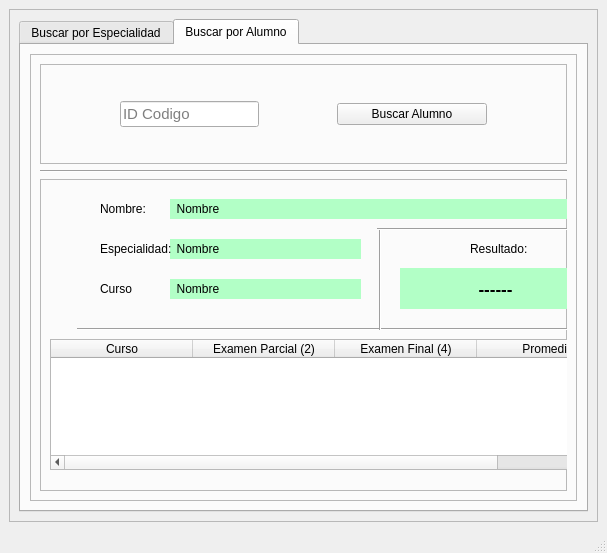
<?xml version="1.0" encoding="UTF-8"?>
<ui version="4.0">
 <class>MainWindow</class>
 <widget class="QMainWindow" name="MainWindow">
  <property name="geometry">
   <rect>
    <x>0</x>
    <y>0</y>
    <width>607</width>
    <height>553</height>
   </rect>
  </property>
  <property name="windowTitle">
   <string>MainWindow</string>
  </property>
  <widget class="QWidget" name="centralwidget">
   <layout class="QHBoxLayout" name="horizontalLayout">
    <item>
     <widget class="QFrame" name="frame">
      <property name="maximumSize">
       <size>
        <width>1000</width>
        <height>16777215</height>
       </size>
      </property>
      <property name="frameShape">
       <enum>QFrame::StyledPanel</enum>
      </property>
      <property name="frameShadow">
       <enum>QFrame::Raised</enum>
      </property>
      <layout class="QHBoxLayout" name="horizontalLayout_2">
       <item>
        <widget class="QTabWidget" name="tabWidget">
         <property name="currentIndex">
          <number>1</number>
         </property>
         <widget class="QWidget" name="tab">
          <attribute name="title">
           <string>Buscar por Especialidad</string>
          </attribute>
          <layout class="QHBoxLayout" name="horizontalLayout_3">
           <item>
            <widget class="QFrame" name="frame_2">
             <property name="frameShape">
              <enum>QFrame::StyledPanel</enum>
             </property>
             <property name="frameShadow">
              <enum>QFrame::Raised</enum>
             </property>
             <layout class="QVBoxLayout" name="verticalLayout">
              <item>
               <widget class="QFrame" name="frame_3">
                <property name="maximumSize">
                 <size>
                  <width>16777215</width>
                  <height>60</height>
                 </size>
                </property>
                <property name="frameShape">
                 <enum>QFrame::StyledPanel</enum>
                </property>
                <property name="frameShadow">
                 <enum>QFrame::Raised</enum>
                </property>
                <layout class="QHBoxLayout" name="horizontalLayout_4">
                 <item>
                  <spacer name="horizontalSpacer">
                   <property name="orientation">
                    <enum>Qt::Horizontal</enum>
                   </property>
                   <property name="sizeHint" stdset="0">
                    <size>
                     <width>69</width>
                     <height>20</height>
                    </size>
                   </property>
                  </spacer>
                 </item>
                 <item>
                  <widget class="QComboBox" name="comboEspecialidad">
                   <property name="minimumSize">
                    <size>
                     <width>180</width>
                     <height>0</height>
                    </size>
                   </property>
                   <item>
                    <property name="text">
                     <string>-- Seleccione una especialidad --</string>
                    </property>
                   </item>
                   <item>
                    <property name="text">
                     <string>Sistemas</string>
                    </property>
                   </item>
                   <item>
                    <property name="text">
                     <string>Redes</string>
                    </property>
                   </item>
                  </widget>
                 </item>
                 <item>
                  <spacer name="horizontalSpacer_2">
                   <property name="orientation">
                    <enum>Qt::Horizontal</enum>
                   </property>
                   <property name="sizeHint" stdset="0">
                    <size>
                     <width>69</width>
                     <height>20</height>
                    </size>
                   </property>
                  </spacer>
                 </item>
                 <item>
                  <widget class="QPushButton" name="btnBuscarEspecialidad">
                   <property name="minimumSize">
                    <size>
                     <width>150</width>
                     <height>0</height>
                    </size>
                   </property>
                   <property name="text">
                    <string>Buscar</string>
                   </property>
                  </widget>
                 </item>
                 <item>
                  <spacer name="horizontalSpacer_3">
                   <property name="orientation">
                    <enum>Qt::Horizontal</enum>
                   </property>
                   <property name="sizeHint" stdset="0">
                    <size>
                     <width>69</width>
                     <height>20</height>
                    </size>
                   </property>
                  </spacer>
                 </item>
                </layout>
               </widget>
              </item>
              <item>
               <widget class="QFrame" name="frame_4">
                <property name="frameShape">
                 <enum>QFrame::StyledPanel</enum>
                </property>
                <property name="frameShadow">
                 <enum>QFrame::Raised</enum>
                </property>
                <layout class="QHBoxLayout" name="horizontalLayout_5">
                 <item>
                  <widget class="QTableWidget" name="tbl_alumno">
                   <attribute name="horizontalHeaderDefaultSectionSize">
                    <number>142</number>
                   </attribute>
                   <column>
                    <property name="text">
                     <string>Nombre</string>
                    </property>
                   </column>
                   <column>
                    <property name="text">
                     <string>Apellido</string>
                    </property>
                   </column>
                   <column>
                    <property name="text">
                     <string>Genero</string>
                    </property>
                   </column>
                   <column>
                    <property name="text">
                     <string>Especialidad</string>
                    </property>
                   </column>
                  </widget>
                 </item>
                </layout>
               </widget>
              </item>
             </layout>
            </widget>
           </item>
          </layout>
         </widget>
         <widget class="QWidget" name="tab_2">
          <attribute name="title">
           <string>Buscar por Alumno</string>
          </attribute>
          <layout class="QHBoxLayout" name="horizontalLayout_6">
           <item>
            <widget class="QFrame" name="frame_5">
             <property name="frameShape">
              <enum>QFrame::StyledPanel</enum>
             </property>
             <property name="frameShadow">
              <enum>QFrame::Raised</enum>
             </property>
             <layout class="QVBoxLayout" name="verticalLayout_2">
              <item>
               <widget class="QFrame" name="frame_6">
                <property name="maximumSize">
                 <size>
                  <width>16777215</width>
                  <height>100</height>
                 </size>
                </property>
                <property name="frameShape">
                 <enum>QFrame::StyledPanel</enum>
                </property>
                <property name="frameShadow">
                 <enum>QFrame::Raised</enum>
                </property>
                <layout class="QHBoxLayout" name="horizontalLayout_7">
                 <item>
                  <spacer name="horizontalSpacer_4">
                   <property name="orientation">
                    <enum>Qt::Horizontal</enum>
                   </property>
                   <property name="sizeHint" stdset="0">
                    <size>
                     <width>73</width>
                     <height>20</height>
                    </size>
                   </property>
                  </spacer>
                 </item>
                 <item>
                  <widget class="QLineEdit" name="lineEdit">
                   <property name="font">
                    <font>
                     <pointsize>11</pointsize>
                    </font>
                   </property>
                   <property name="placeholderText">
                    <string>ID Codigo</string>
                   </property>
                  </widget>
                 </item>
                 <item>
                  <spacer name="horizontalSpacer_5">
                   <property name="orientation">
                    <enum>Qt::Horizontal</enum>
                   </property>
                   <property name="sizeHint" stdset="0">
                    <size>
                     <width>74</width>
                     <height>20</height>
                    </size>
                   </property>
                  </spacer>
                 </item>
                 <item>
                  <widget class="QPushButton" name="pushButton">
                   <property name="minimumSize">
                    <size>
                     <width>150</width>
                     <height>0</height>
                    </size>
                   </property>
                   <property name="text">
                    <string>Buscar Alumno</string>
                   </property>
                  </widget>
                 </item>
                 <item>
                  <spacer name="horizontalSpacer_6">
                   <property name="orientation">
                    <enum>Qt::Horizontal</enum>
                   </property>
                   <property name="sizeHint" stdset="0">
                    <size>
                     <width>73</width>
                     <height>20</height>
                    </size>
                   </property>
                  </spacer>
                 </item>
                </layout>
               </widget>
              </item>
              <item>
               <widget class="Line" name="line_4">
                <property name="orientation">
                 <enum>Qt::Horizontal</enum>
                </property>
               </widget>
              </item>
              <item>
               <widget class="QFrame" name="frame_7">
                <property name="frameShape">
                 <enum>QFrame::StyledPanel</enum>
                </property>
                <property name="frameShadow">
                 <enum>QFrame::Raised</enum>
                </property>
                <widget class="Line" name="line">
                 <property name="geometry">
                  <rect>
                   <x>37</x>
                   <y>140</y>
                   <width>521</width>
                   <height>20</height>
                  </rect>
                 </property>
                 <property name="orientation">
                  <enum>Qt::Horizontal</enum>
                 </property>
                </widget>
                <widget class="QLabel" name="txtNombre">
                 <property name="geometry">
                  <rect>
                   <x>130</x>
                   <y>20</y>
                   <width>431</width>
                   <height>20</height>
                  </rect>
                 </property>
                 <property name="styleSheet">
                  <string notr="true">background-color: rgb(178, 255, 198);</string>
                 </property>
                 <property name="text">
                  <string>  Nombre</string>
                 </property>
                </widget>
                <widget class="QLabel" name="txtEspecialidad">
                 <property name="geometry">
                  <rect>
                   <x>130</x>
                   <y>60</y>
                   <width>191</width>
                   <height>20</height>
                  </rect>
                 </property>
                 <property name="styleSheet">
                  <string notr="true">background-color: rgb(178, 255, 198);</string>
                 </property>
                 <property name="text">
                  <string>  Nombre</string>
                 </property>
                </widget>
                <widget class="QLabel" name="label_9">
                 <property name="geometry">
                  <rect>
                   <x>60</x>
                   <y>60</y>
                   <width>81</width>
                   <height>20</height>
                  </rect>
                 </property>
                 <property name="text">
                  <string>Especialidad:</string>
                 </property>
                </widget>
                <widget class="QLabel" name="label_10">
                 <property name="geometry">
                  <rect>
                   <x>60</x>
                   <y>20</y>
                   <width>81</width>
                   <height>20</height>
                  </rect>
                 </property>
                 <property name="text">
                  <string>Nombre:</string>
                 </property>
                </widget>
                <widget class="QLabel" name="label_11">
                 <property name="geometry">
                  <rect>
                   <x>60</x>
                   <y>100</y>
                   <width>81</width>
                   <height>20</height>
                  </rect>
                 </property>
                 <property name="text">
                  <string>Curso</string>
                 </property>
                </widget>
                <widget class="QLabel" name="txtCursor">
                 <property name="geometry">
                  <rect>
                   <x>130</x>
                   <y>100</y>
                   <width>191</width>
                   <height>20</height>
                  </rect>
                 </property>
                 <property name="styleSheet">
                  <string notr="true">background-color: rgb(178, 255, 198);</string>
                 </property>
                 <property name="text">
                  <string>  Nombre</string>
                 </property>
                </widget>
                <widget class="Line" name="line_2">
                 <property name="geometry">
                  <rect>
                   <x>330</x>
                   <y>50</y>
                   <width>20</width>
                   <height>101</height>
                  </rect>
                 </property>
                 <property name="orientation">
                  <enum>Qt::Vertical</enum>
                 </property>
                </widget>
                <widget class="Line" name="line_3">
                 <property name="geometry">
                  <rect>
                   <x>337</x>
                   <y>40</y>
                   <width>221</width>
                   <height>20</height>
                  </rect>
                 </property>
                 <property name="orientation">
                  <enum>Qt::Horizontal</enum>
                 </property>
                </widget>
                <widget class="QLabel" name="label_13">
                 <property name="geometry">
                  <rect>
                   <x>430</x>
                   <y>60</y>
                   <width>81</width>
                   <height>20</height>
                  </rect>
                 </property>
                 <property name="text">
                  <string>Resultado:</string>
                 </property>
                </widget>
                <widget class="QLabel" name="txtCondicion">
                 <property name="geometry">
                  <rect>
                   <x>360</x>
                   <y>89</y>
                   <width>191</width>
                   <height>41</height>
                  </rect>
                 </property>
                 <property name="font">
                  <font>
                   <pointsize>13</pointsize>
                   <weight>75</weight>
                   <bold>true</bold>
                  </font>
                 </property>
                 <property name="styleSheet">
                  <string notr="true">background-color: rgb(178, 255, 198);</string>
                 </property>
                 <property name="text">
                  <string>------</string>
                 </property>
                 <property name="alignment">
                  <set>Qt::AlignCenter</set>
                 </property>
                </widget>
                <widget class="QTableWidget" name="tbl_alumno_2">
                 <property name="geometry">
                  <rect>
                   <x>10</x>
                   <y>160</y>
                   <width>570</width>
                   <height>131</height>
                  </rect>
                 </property>
                 <attribute name="horizontalHeaderDefaultSectionSize">
                  <number>142</number>
                 </attribute>
                 <column>
                  <property name="text">
                   <string>Curso</string>
                  </property>
                 </column>
                 <column>
                  <property name="text">
                   <string>Examen Parcial (2)</string>
                  </property>
                 </column>
                 <column>
                  <property name="text">
                   <string>Examen Final (4)</string>
                  </property>
                 </column>
                 <column>
                  <property name="text">
                   <string>Promedio</string>
                  </property>
                 </column>
                 <column>
                  <property name="text">
                   <string>Condicion</string>
                  </property>
                 </column>
                </widget>
               </widget>
              </item>
             </layout>
            </widget>
           </item>
          </layout>
         </widget>
        </widget>
       </item>
      </layout>
     </widget>
    </item>
   </layout>
  </widget>
  <widget class="QMenuBar" name="menubar">
   <property name="geometry">
    <rect>
     <x>0</x>
     <y>0</y>
     <width>607</width>
     <height>21</height>
    </rect>
   </property>
  </widget>
  <widget class="QStatusBar" name="statusbar"/>
 </widget>
 <resources/>
 <connections/>
</ui>
